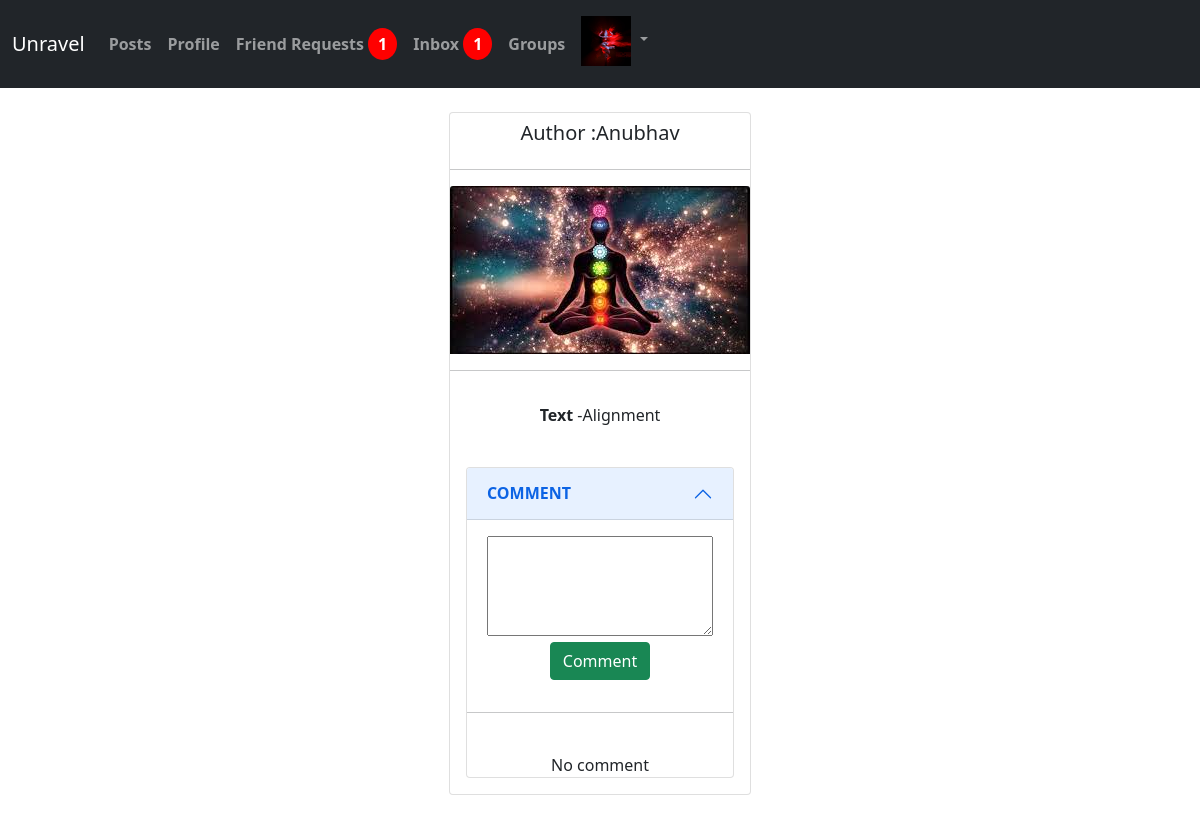
/allPost/groupPost/48 (signed in), run on the app's committed database.
### Profile/models.py (models this page shows, shortened)
class Profile(models.Model):
    user=models.ForeignKey(User,on_delete=models.CASCADE,related_name="profile_users")
    first_name=models.CharField(max_length=200,null=True,blank=True)
    last_name=models.CharField(max_length=200,null=True,blank=True)
    email=models.EmailField(max_length=200,null=True,blank=True)
    about=models.TextField(max_length=255,default="No description")
    background=models.ImageField(default="cover4.jpg",upload_to="Profile_background",blank=True,null=True)
    main_photo=models.ImageField(default="cover2.jpg",upload_to="Profile_main",blank=True,null=True)
    slug=models.SlugField(unique=True,blank=True)
    friends=models.ManyToManyField(User,related_name="friends",blank=True)
    created=models.DateTimeField(auto_now_add=True)
    updated=models.DateTimeField(auto_now_add=True)
    '''save method is the helper method to create dynamic slugs for names'''
    def save(self, *args, **kwargs):
        ex=False
        if self.first_name and self.last_name:
            to_slug=slugify(str(self.first_name)+""+str(self.last_name))
            ex=Profile.objects.filter(slug=to_slug).exists()
            while ex:
                to_slug=slugify(to_slug+""+str(get_random_code()))
                ex=Profile.objects.filter(slug=to_slug).exists()
        else:
            to_slug=str(self.user)
        self.slug=to_slug
        super().save(*args,**kwargs)
    def __str__(self):
        return str(self.user.username)

### Post/models.py (models this page shows, shortened)
class PostGroup(models.Model):
    group_post=models.ForeignKey(JoinGroup,on_delete=models.CASCADE,related_name='group_post')
    posted_by=models.ForeignKey(Profile, on_delete=models.CASCADE,related_name="posted_by")
    group_text=models.TextField(blank=True,null=True)
    group_image=models.ImageField(upload_to="Group/Posts",blank=True,null=True)
    likegp=models.ManyToManyField(Profile,blank=True,related_name="likegp")
    created=models.DateTimeField(auto_now_add=True)
    updated=models.DateTimeField(auto_now_add=True)
    class Meta:
        ordering = ('-created',)

### Postfront/views.py (the view)
# urls.py: path("groupPost/<int:id>",getGroupPost,name="getGroupPost"),
@login_required
def getGroupPost(request,id):
    post=PostGroup.objects.get(pk=id)
    context={'post':post}
    return render(request,"Postfront/getgroupPost.html",context)

### Profile/context_processor.py (called while the page is built)
def message_received(request):
    if request.user.is_authenticated:
        profile=Profile.objects.get(user=request.user)
        re=Message.objects.filter(recepient=profile).count()
        return {"re":re,"prof":profile}
    return {}

def invitations_no(request):
    if request.user.is_authenticated:
        profile=Profile.objects.get(user=request.user)
        no=Relationship.objects.invite_receive(profile).count()
        return {"no":no}
    return {}

### Profile/models.py (called while the page is built)
    def invite_receive(self,receiver):
        qs=Relationship.objects.filter(receiver=receiver,status='send')
        return qs

### Postfront/templates/Postfront/getgroupPost.html (shortened to what this page needs)
{% extends 'Postfront/base1.html' %}
{% load static %}
{% block body %}
<div class="comment_on_post" style="display:flex;justify-content:center;text-align:center;">
    <div class="card my-4">
        <h5 class="card-title my-2">Author :{{post.posted_by}}</h5>
        <hr>
        <div class="image_class"><img src="{{post.group_image.url}}" id="old_img" class="card-img-top img-fluid" alt="..."></div>
        <hr>
        <div class="card-body">
          <p class="card-text"><b>Text</b> -{{post.group_text}}</p>
          <br>
          <div class="accordion" id="accordionExample">
                <div class="accordion-item">
                    <h2 class="accordion-header" id="headingOne">
                    <button class="accordion-button" type="button" data-bs-toggle="collapse" data-bs-target="#collapseOne" aria-expanded="true" aria-controls="collapseOne">
                              <b>COMMENT</b>
                    </button>
                    </h2>
                    <div id="collapseOne" class="accordion-collapse collapse show" aria-labelledby="headingOne" data-bs-parent="#accordionExample">
                    <div class="accordion-body">
                        <form method="POST" action="" id="commentGroupPostForm">
                        <textarea name="comment" id="comment" style="font-size: 14px;height:100px;
                        width: 100%;"></textarea><br>
                        <button class="btn btn-success" onClick="GroupPostComment(`{{post.id}}`)">Comment</div>
                       <hr>
                       <br>
                       <div class="display_comments" style="display:flex;justify-content:center;text-align:center;flex-direction:column;">
                         {% if post.comment_gpost.all %} {% for c in post.comment_gpost.all %}
                         <p> <b>Comment by: <span class="badge bg-dark">{{c.user}}</span> On {{c.created}}</b>
                            <div class="alert alert-dark" role="alert">
                                {{c.body}}
                              </div> </p>
                        <hr> {% endfor %} {% else %} No comment {% endif %}
                       </div>
                    </div>
                    </div>
                </div>
            </div>
        </div>
       </div>
{% endblock %}

### signin/templates/signin/nav.html (shortened to what this page needs)
<nav class="navbar navbar-expand-lg navbar-dark bg-dark">
    <div class="container-fluid">
      <a class="navbar-brand" href="#">Unravel</a>
      <div class="collapse navbar-collapse" id="navbarSupportedContent">
        <ul class="navbar-nav me-auto mb-2 mb-lg-0">
          <li class="nav-item">
            <a class="nav-link my-3" aria-current="page" href="{% url 'allPosts' %}"><b>Posts</b></a>
          </li>
          <li class="nav-item">
            <a class="nav-link my-3" aria-current="page" href="{% url 'profile' %}"><b>Profile</b></a>
          </li>
          <li class="nav-item">
            <a class="nav-link my-3" aria-current="page" href="{% url 'suggestion' %}"><b>Friend Requests
              {% if no %}
              <span style="background-color:red;color:white;border-radius:50%;padding:5px 10px;"><b>{{no}}</b></span></a>
              {% else %}
              <span style="background-color:red;color:white;border-radius:50%;padding:5px 10px;"><b>0</b></span></a>
              {% endif %}
          </li>
          <li class="nav-item">
            <a class="nav-link my-3" aria-current="page" href="{% url 'inbox' %}"><b>Inbox</b>
              {% if re %}
              <span style="background-color:red;color:white;border-radius:50%;padding:5px 10px;"><b>{{re}}</b></span></a>
              {% else %}
              <span style="background-color:red;color:white;border-radius:50%;padding:5px 10px;"><b>0</b></span></a>
              {% endif %}
          </li>
          <li class="nav-item">
            <a class="nav-link my-3" href="{% url 'groups' %}"><b>Groups</b></a>
          </li>
          <li class="nav-item dropdown">
            <a class="nav-link dropdown-toggle" href="#" id="navbarDropdown" role="button" data-bs-toggle="dropdown" aria-expanded="false">
              <span><img src="{{prof.background.url}}" style="width:50px !important;height:50px !important;"></img></span>
            </a>
          </li>
        </ul>
      </div>
    </div>
  </nav>

### data on the page
Profile: background (picture)
PostGroup: posted_by "Anubhav", group_image (picture), group_text "Alignment"

### other printed values
{{ no }} "1"
{{ re }} "1"
